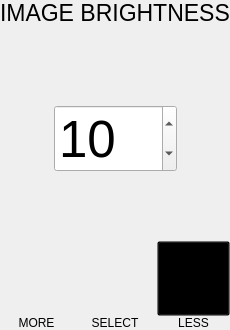
      <widget class="QWidget" name="imageBrightnessPage">
       <layout class="QVBoxLayout" name="verticalLayout_12">
        <property name="spacing">
         <number>0</number>
        </property>
        <property name="leftMargin">
         <number>0</number>
        </property>
        <property name="topMargin">
         <number>0</number>
        </property>
        <property name="rightMargin">
         <number>0</number>
        </property>
        <property name="bottomMargin">
         <number>0</number>
        </property>
        <item>
         <widget class="QLabel" name="label">
          <property name="font">
           <font>
            <pointsize>17</pointsize>
           </font>
          </property>
          <property name="text">
           <string>IMAGE BRIGHTNESS</string>
          </property>
          <property name="alignment">
           <set>Qt::AlignLeading|Qt::AlignLeft|Qt::AlignVCenter</set>
          </property>
         </widget>
        </item>
        <item>
         <spacer name="verticalSpacer_2">
          <property name="orientation">
           <enum>Qt::Vertical</enum>
          </property>
          <property name="sizeHint" stdset="0">
           <size>
            <width>20</width>
            <height>79</height>
           </size>
          </property>
         </spacer>
        </item>
        <item>
         <layout class="QHBoxLayout" name="horizontalLayout_7">
          <item>
           <spacer name="horizontalSpacer_4">
            <property name="orientation">
             <enum>Qt::Horizontal</enum>
            </property>
            <property name="sizeHint" stdset="0">
             <size>
              <width>40</width>
              <height>20</height>
             </size>
            </property>
           </spacer>
          </item>
          <item>
           <widget class="QSpinBox" name="imageBrightnessbox">
            <property name="font">
             <font>
              <pointsize>38</pointsize>
             </font>
            </property>
            <property name="maximum">
             <number>100</number>
            </property>
            <property name="value">
             <number>10</number>
            </property>
           </widget>
          </item>
          <item>
           <spacer name="horizontalSpacer_5">
            <property name="orientation">
             <enum>Qt::Horizontal</enum>
            </property>
            <property name="sizeHint" stdset="0">
             <size>
              <width>40</width>
              <height>20</height>
             </size>
            </property>
           </spacer>
          </item>
         </layout>
        </item>
        <item>
         <spacer name="verticalSpacer_3">
          <property name="orientation">
           <enum>Qt::Vertical</enum>
          </property>
          <property name="sizeHint" stdset="0">
           <size>
            <width>20</width>
            <height>69</height>
           </size>
          </property>
         </spacer>
        </item>
        <item>
         <layout class="QHBoxLayout" name="horizontalLayout_6">
          <property name="spacing">
           <number>6</number>
          </property>
          <property name="topMargin">
           <number>0</number>
          </property>
          <item>
           <widget class="QWidget" name="exitButton_2" native="true">
            <property name="sizePolicy">
             <sizepolicy hsizetype="Expanding" vsizetype="Minimum">
              <horstretch>0</horstretch>
              <verstretch>0</verstretch>
             </sizepolicy>
            </property>
            <property name="minimumSize">
             <size>
              <width>70</width>
              <height>0</height>
             </size>
            </property>
            <layout class="QVBoxLayout" name="verticalLayout_9">
             <property name="spacing">
              <number>0</number>
             </property>
             <property name="leftMargin">
              <number>0</number>
             </property>
             <property name="topMargin">
              <number>0</number>
             </property>
             <property name="rightMargin">
              <number>0</number>
             </property>
             <property name="bottomMargin">
              <number>0</number>
             </property>
             <item>
              <widget class="QPushButton" name="exitImageBrightnessButton">
               <property name="sizePolicy">
                <sizepolicy hsizetype="Expanding" vsizetype="Maximum">
                 <horstretch>0</horstretch>
                 <verstretch>0</verstretch>
                </sizepolicy>
               </property>
               <property name="minimumSize">
                <size>
                 <width>0</width>
                 <height>75</height>
                </size>
               </property>
               <property name="maximumSize">
                <size>
                 <width>16777215</width>
                 <height>16777215</height>
                </size>
               </property>
               <property name="styleSheet">
                <string notr="true">background: transparent;</string>
               </property>
               <property name="text">
                <string/>
               </property>
               <property name="icon">
                <iconset resource="resource.qrc">
                 <normaloff>:/image_resources/image_resources/add_circle_icon.png</normaloff>:/image_resources/image_resources/add_circle_icon.png</iconset>
               </property>
               <property name="iconSize">
                <size>
                 <width>48</width>
                 <height>48</height>
                </size>
               </property>
               <property name="default">
                <bool>false</bool>
               </property>
               <property name="flat">
                <bool>true</bool>
               </property>
              </widget>
             </item>
             <item>
              <widget class="QLabel" name="label_8">
               <property name="sizePolicy">
                <sizepolicy hsizetype="Preferred" vsizetype="Minimum">
                 <horstretch>0</horstretch>
                 <verstretch>0</verstretch>
                </sizepolicy>
               </property>
               <property name="text">
                <string>MORE</string>
               </property>
               <property name="alignment">
                <set>Qt::AlignCenter</set>
               </property>
              </widget>
             </item>
            </layout>
           </widget>
          </item>
          <item>
           <widget class="QWidget" name="selectButton_2" native="true">
            <property name="sizePolicy">
             <sizepolicy hsizetype="Expanding" vsizetype="Minimum">
              <horstretch>0</horstretch>
              <verstretch>0</verstretch>
             </sizepolicy>
            </property>
            <property name="minimumSize">
             <size>
              <width>70</width>
              <height>0</height>
             </size>
            </property>
            <layout class="QVBoxLayout" name="verticalLayout_10">
             <property name="spacing">
              <number>0</number>
             </property>
             <property name="sizeConstraint">
              <enum>QLayout::SetDefaultConstraint</enum>
             </property>
             <property name="leftMargin">
              <number>0</number>
             </property>
             <property name="topMargin">
              <number>0</number>
             </property>
             <property name="rightMargin">
              <number>0</number>
             </property>
             <property name="bottomMargin">
              <number>0</number>
             </property>
             <item>
              <widget class="QPushButton" name="selectImageBrightnessButton">
               <property name="sizePolicy">
                <sizepolicy hsizetype="Expanding" vsizetype="Maximum">
                 <horstretch>0</horstretch>
                 <verstretch>0</verstretch>
                </sizepolicy>
               </property>
               <property name="minimumSize">
                <size>
                 <width>0</width>
                 <height>75</height>
                </size>
               </property>
               <property name="maximumSize">
                <size>
                 <width>16777215</width>
                 <height>16777215</height>
                </size>
               </property>
               <property name="styleSheet">
                <string notr="true">background: transparent;</string>
               </property>
               <property name="text">
                <string/>
               </property>
               <property name="icon">
                <iconset resource="resource.qrc">
                 <normaloff>:/image_resources/image_resources/select_icon.png</normaloff>:/image_resources/image_resources/select_icon.png</iconset>
               </property>
               <property name="iconSize">
                <size>
                 <width>48</width>
                 <height>48</height>
                </size>
               </property>
               <property name="flat">
                <bool>true</bool>
               </property>
              </widget>
             </item>
             <item>
              <widget class="QLabel" name="nextLabel_2">
               <property name="sizePolicy">
                <sizepolicy hsizetype="Expanding" vsizetype="Minimum">
                 <horstretch>0</horstretch>
                 <verstretch>0</verstretch>
                </sizepolicy>
               </property>
               <property name="maximumSize">
                <size>
                 <width>16777215</width>
                 <height>16777215</height>
                </size>
               </property>
               <property name="text">
                <string>SELECT</string>
               </property>
               <property name="alignment">
                <set>Qt::AlignCenter</set>
               </property>
               <property name="wordWrap">
                <bool>true</bool>
               </property>
              </widget>
             </item>
            </layout>
           </widget>
          </item>
          <item>
           <widget class="QWidget" name="nextButton_2" native="true">
            <property name="sizePolicy">
             <sizepolicy hsizetype="Expanding" vsizetype="Minimum">
              <horstretch>0</horstretch>
              <verstretch>0</verstretch>
             </sizepolicy>
            </property>
            <property name="minimumSize">
             <size>
              <width>70</width>
              <height>0</height>
             </size>
            </property>
            <layout class="QVBoxLayout" name="verticalLayout_11">
             <property name="spacing">
              <number>0</number>
             </property>
             <property name="leftMargin">
              <number>0</number>
             </property>
             <property name="topMargin">
              <number>0</number>
             </property>
             <property name="rightMargin">
              <number>0</number>
             </property>
             <property name="bottomMargin">
              <number>0</number>
             </property>
             <item>
              <widget class="QPushButton" name="brightnessLessButton">
               <property name="sizePolicy">
                <sizepolicy hsizetype="Expanding" vsizetype="Maximum">
                 <horstretch>0</horstretch>
                 <verstretch>0</verstretch>
                </sizepolicy>
               </property>
               <property name="minimumSize">
                <size>
                 <width>0</width>
                 <height>75</height>
                </size>
               </property>
               <property name="styleSheet">
                <string notr="true">background: transparent;</string>
               </property>
               <property name="text">
                <string/>
               </property>
               <property name="icon">
                <iconset resource="resource.qrc">
                 <normaloff>:/image_resources/image_resources/minus-circle_icon.png</normaloff>:/image_resources/image_resources/minus-circle_icon.png</iconset>
               </property>
               <property name="iconSize">
                <size>
                 <width>48</width>
                 <height>48</height>
                </size>
               </property>
              </widget>
             </item>
             <item>
              <widget class="QLabel" name="label_18">
               <property name="sizePolicy">
                <sizepolicy hsizetype="Expanding" vsizetype="Minimum">
                 <horstretch>0</horstretch>
                 <verstretch>0</verstretch>
                </sizepolicy>
               </property>
               <property name="text">
                <string>LESS</string>
               </property>
               <property name="alignment">
                <set>Qt::AlignCenter</set>
               </property>
              </widget>
             </item>
            </layout>
           </widget>
          </item>
         </layout>
        </item>
       </layout>
      </widget>
